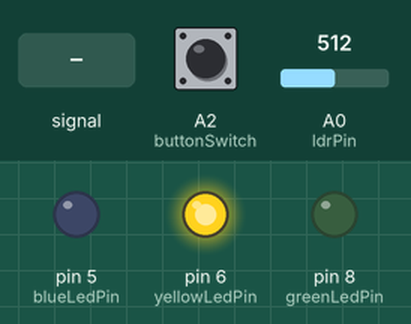
The sketch below on a simulated Arduino Uno, built with avr-gcc and run on an emulated ATmega328P. On the bench: output pins drawn as LEDs (lit = HIGH). Dashed ring = blinking. The test bench sets the inputs (shaded band); at power-on: A2 (buttonSwitch) LOW, A0 (ldrPin) = 512.

Above: at 1.2 s.
1.3 s: A0 (ldrPin) fed a 200 Hz sine of ±81 counts around its level
At 2.5 s:
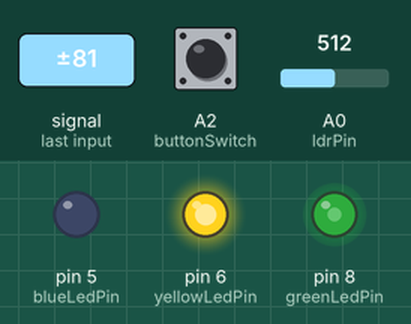
2.8 s: A2 (buttonSwitch) pulled HIGH for 1 s
At 4.5 s:
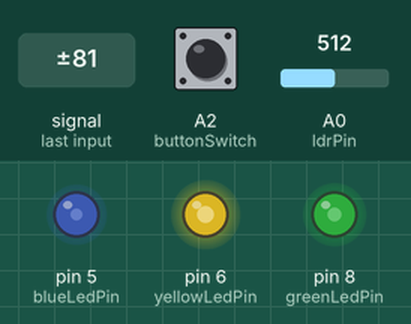
5.3 s: A0 (ldrPin) set to 716
At 6.5 s:
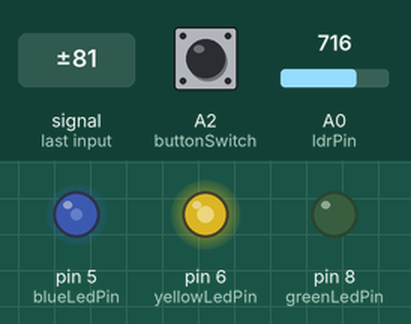
6.8 s: A0 (ldrPin) fed a 1000 Hz sine of ±255 counts around its level
At 7.01 s:
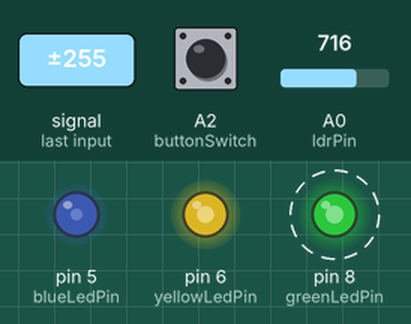
9.8 s: A2 (buttonSwitch) pulled HIGH for 3.2 s
At 10.69 s:
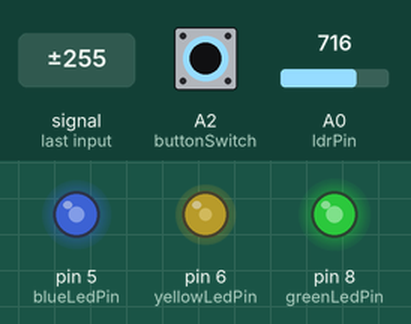
14.5 s: A0 (ldrPin) fed a 2 Hz sine of ±306 counts around its level
Timing chart, 0 to 18.5 s (numbered marks = the images above; inputs shaded):
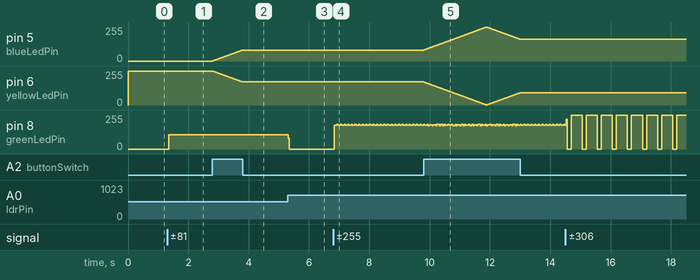

Measured:
- after the input at 1.3 s, pin 8 (greenLedPin): 0/255 → 108/255 after 0.05 s
- after the input at 2.8 s, pin 5 (blueLedPin): moves from 0/255 to 82/255 over 0.98 s, starting at once; pin 6 (yellowLedPin): moves from 255/255 to 173/255 over 0.98 s, starting at once
- after the input at 5.3 s, pin 8 (greenLedPin): 108/255 → 0/255 at once
- after the input at 6.8 s, pin 8 (greenLedPin): alternates 186/255 for 0.04 s and 178/255 for 0.08 s, starting at once
- after the input at 9.8 s, pin 5 (blueLedPin): rises from 82/255 to 255/255 in 2.1 s, then falls to 163/255 in 1.1 s

The sketch:

nov11.ino
```cpp
const int greenLedPin = 8;
const int buttonSwitch = A2;
const int blueLedPin = 5;
const int yellowLedPin = 6;
const int ldrPin = A0;
int maxBright = 0; // a variable to store the maximum brightness of environment for LDR
int minBright = 1023; // a variable to store the minimum brightness of environment for LDR
int buttonValue = 0; // a variable that changes depending on how many times / for how long the switch is pressed
bool buttonValIncreasing = true; // a variable that decides whether the button value should be incremented or decremented
int loopValue = 0; // a variable incremented each loop() call to slow down button value updating

void setup() {
  Serial.begin(9600);
  pinMode(greenLedPin, OUTPUT);
}

void loop() {
  int ldrValue = analogRead(ldrPin);
  int buttonState = digitalRead(buttonSwitch);
  if (ldrValue > maxBright) { // setting the maxBrightness of LDR
    maxBright = ldrValue;
  }
  if (ldrValue < minBright) { // setting the minBrightness of LDR
    minBright = ldrValue;
  }
  if (ldrValue > maxBright - 100) { // if the brightness is higher than this threshold, turn the light off
    digitalWrite(greenLedPin, LOW);
  } else if (ldrValue < maxBright - 100) { // if the brightness is lower than this threshold, turn the light on
    digitalWrite(greenLedPin, HIGH);
  }
  if (loopValue % 60 == 0) { // an if check to slow down how fast the buttonValue was being updated. Since loop() is called 60 times per second, if this statement were not here, the blue and yellow LEDs will blink rapidly.
    if (buttonState == HIGH) { // when the button is pressed
      if (buttonValue >= 255) { // if buttonValue is higher than this threshold, start decrementing
        buttonValIncreasing = false;
      } else if (buttonValue == 0) { // if buttonValue reaches 0, start incrementing
        buttonValIncreasing = true;
      }
      if (buttonValIncreasing) {
        buttonValue++;
      } else {
        buttonValue--;
      }
    } else { // do nothing if the button is not pressed
      buttonValue = buttonValue;
    }
  }
  loopValue++;
  analogWrite(yellowLedPin, map(buttonValue, 0, 255, 255, 0)); // the yellow LED should get brighter as blue gets dimmer
  analogWrite(blueLedPin,  buttonValue); // the blue LED should get brighter as yellow gets dimmer
}
```
